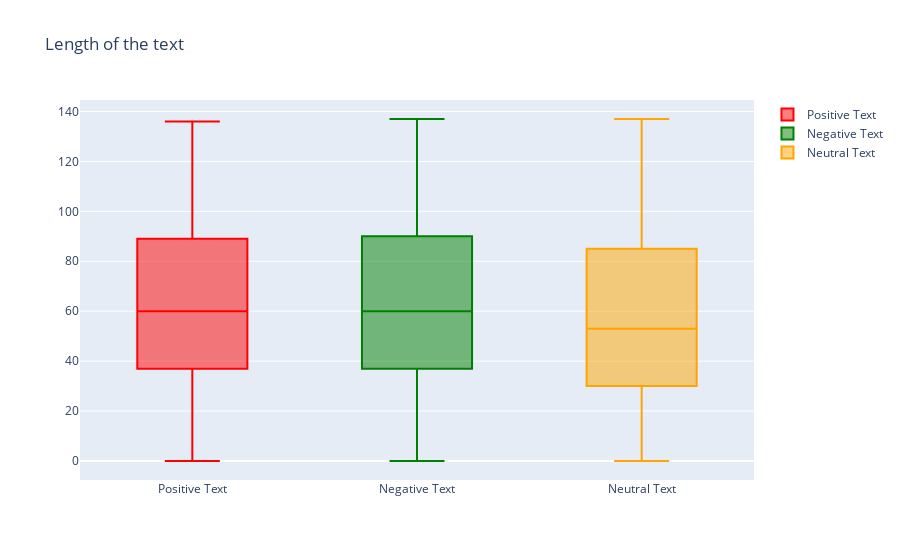

The cell this chart's notebook holds for it:
### Markdown cell above
Let's see a more consolidated comparison of the relationship of text lengths with sentiment of the text.

### Code cell
trace0 = go.Box(
    y=pos['text_len'],
    name = 'Positive Text',
    marker = dict(
        color = 'red',
    )
)

trace1 = go.Box(
    y=neg['text_len'],
    name = 'Negative Text',
    marker = dict(
        color = 'green',
    )
)

trace2 = go.Box(
    y=neutral['text_len'],
    name = 'Neutral Text',
    marker = dict(
        color = 'orange',
    )
)
data = [trace0, trace1, trace2]
layout = go.Layout(
    title = "Length of the text"
)

fig = go.Figure(data=data,layout=layout)
iplot(fig, filename = "Length of the text of different polarities")

### Figure 1 — Plotly figure (JSON) as saved in the notebook; plotly's stock layout.template omitted (floating-point values rounded to 4 significant figures; data arrays with more than 128 entries replaced by an {"elided": "..."} marker saying what was removed)
{"data": [{"marker": {"color": "red"}, "name": "Positive Text", "type": "box", "y": {"elided": "8582 int values"}}, {"marker": {"color": "green"}, "name": "Negative Text", "type": "box", "y": {"elided": "7781 int values"}}, {"marker": {"color": "orange"}, "name": "Neutral Text", "type": "box", "y": {"elided": "11117 int values"}}], "layout": {"title": {"text": "Length of the text"}}}
